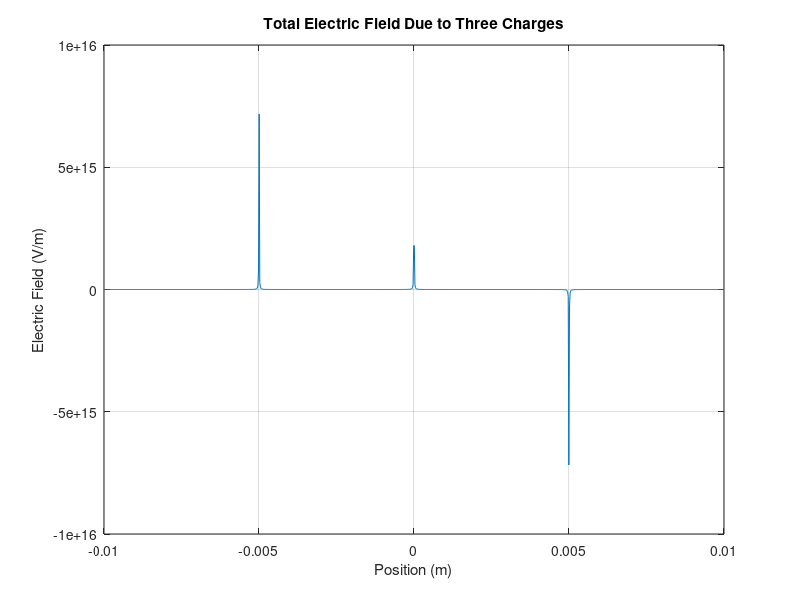

MATLAB code to generate this figure:

% Task 2: Plot Electric Field Due to Three Charges
% Define charge values and positions
Q1 = 20e-6; % Coulombs
Q2 = 20e-6; % Coulombs
Q3 = -20e-6; % Coulombs
r1 = -0.005; % m
r2 = 0; % m
r3 = 0.005; % m
k = 8.988e9; % Coulomb's constant (N m^2/C^2)


% Define the range for electric field calculation
x = linspace(-0.01, 0.01, 1000); % Range of positions in meters

% Initialize electric field vectors for each charge
E1 = zeros(size(x));
E2 = zeros(size(x));
E3 = zeros(size(x));

% Calculate the electric field due to each charge at each position
for i = 1:numel(x)
    r = x(i);
    E1(i) = k * Q1 / (r - r1)^2; % Electric field due to Q1
    E2(i) = k * Q2 / (r - r2)^2; % Electric field due to Q2
    E3(i) = k * Q3 / (r - r3)^2; % Electric field due to Q3
end

% Calculate the total electric field by summing up the contributions from all charges
E_total = E1 + E2 + E3;

% Plot the electric field
figure;
plot(x, E_total);
xlabel('Position (m)');
ylabel('Electric Field (V/m)');
title('Total Electric Field Due to Three Charges');
grid on;
